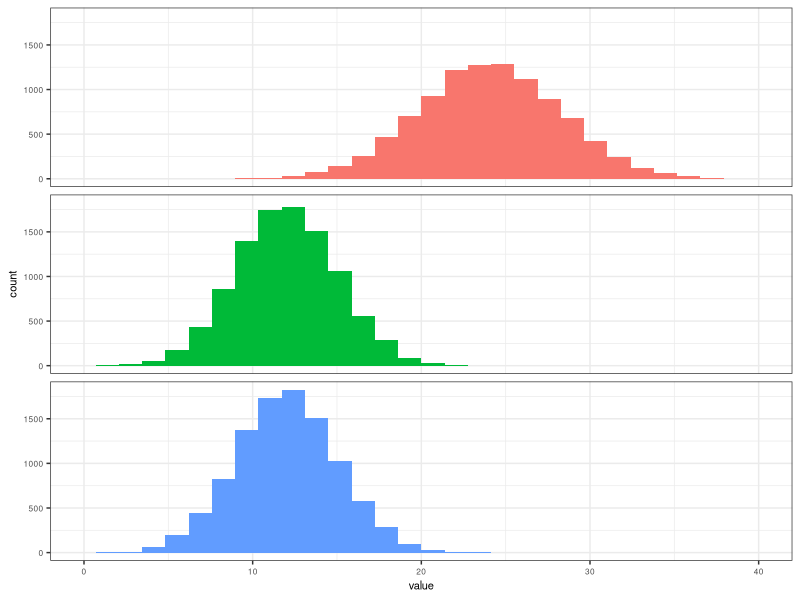
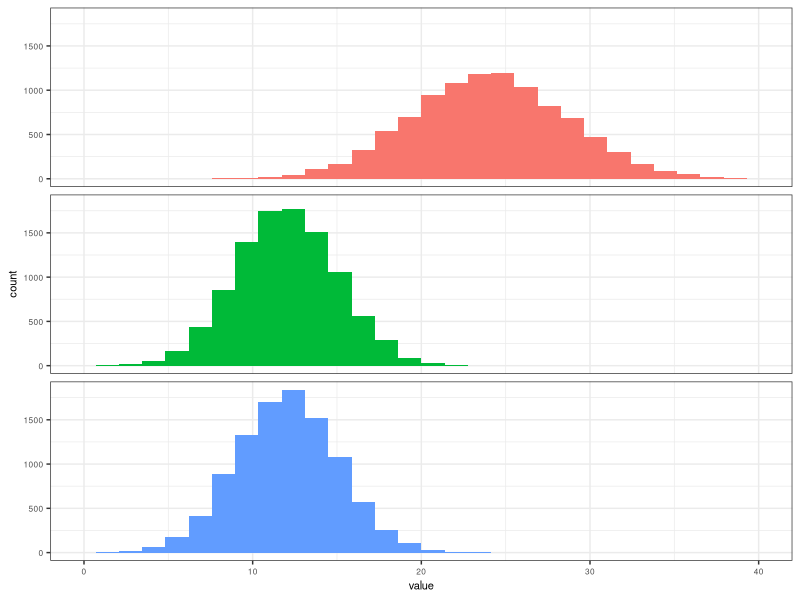
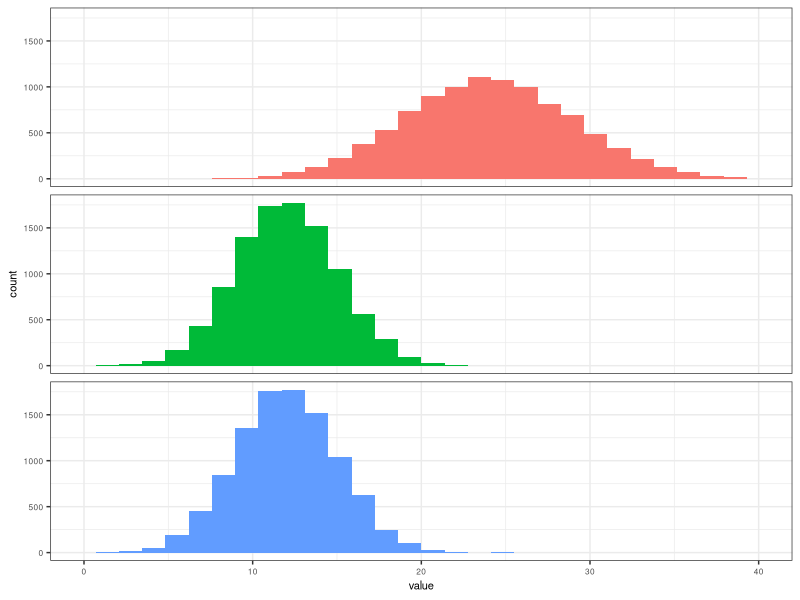
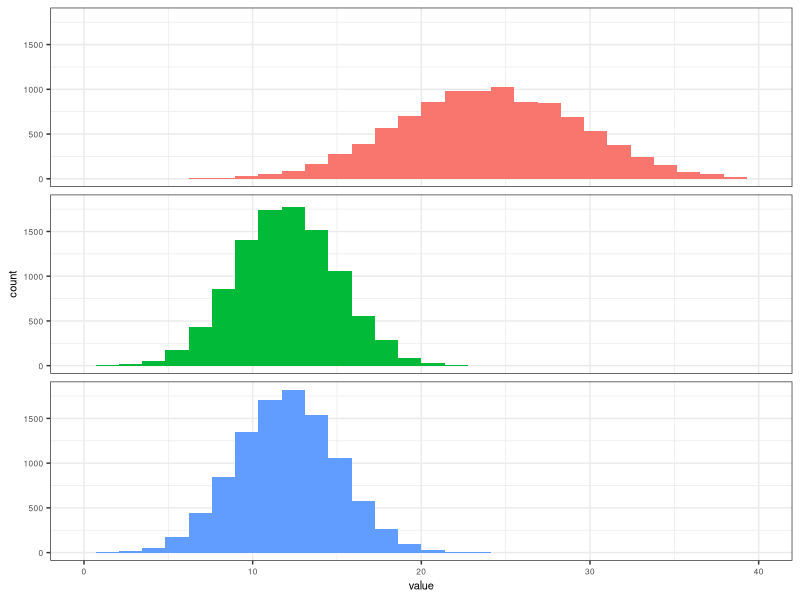
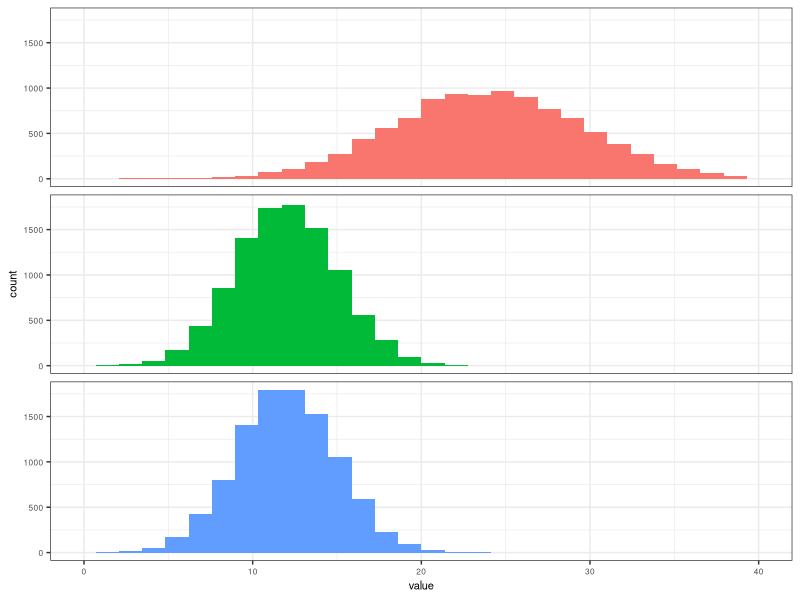
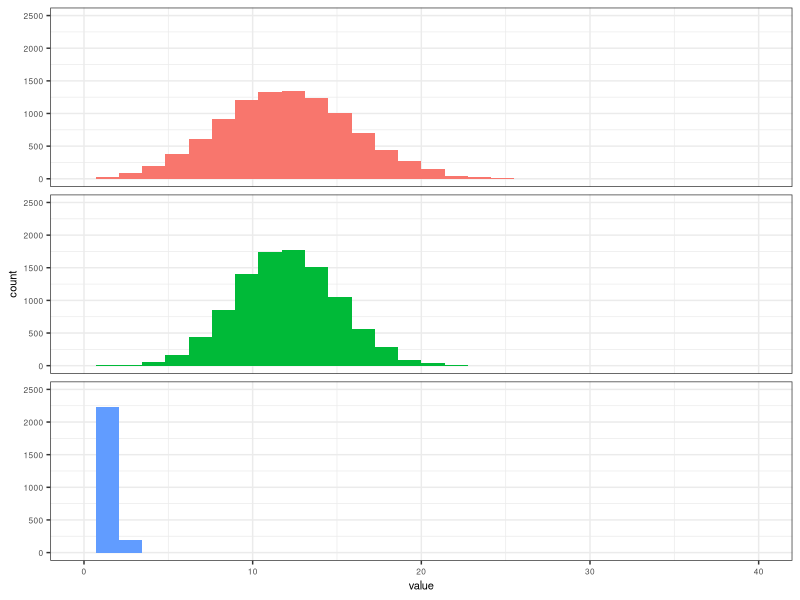

Generate these figures, in order, with R:
###############################################################################
# Demo 2 showing how the variance of the sum of two random variables
# responds to covariance between the two random variables. This is 
# demonstrated with simulated data.
#
# Variables are named to follow  y = x1 + x2 where all are random variables.
# Variable z is a precursor random variable used to create x2.
#
# September 2026
###############################################################################

library(tidyr)
library(dplyr)
library(ggplot2)
library(stringr)


###############################################################################
# set parameters
###############################################################################
N <- 10000    # size of x1 and x2 simulated vectors 

# parameters for normal distributions for freq. distributions of x1 and x2
x1_mean <- 10 
x1_stdev <- 2

x2_mean <- 12
x2_stdev <- 3

# correlation values to create range of covariance between x1 and x2 
corr_target_vals <- c(0.0, 0.2, 0.4, 0.6, 0.8, 1.0)



###############################################################################
#  create data frame with N rows and n columns (n=length(corr_target_vals) +1)
#  with structure:
#    col 1: values of random variable x1 
#    col 2: random variates x2 with corr_vals[1] correlation with x2
#    col 3: random variates x2 with corr_vals[2] correlation with x2
#    col 4: random variates x2 with corr_vals[3] correlation with x2
#    .....
#    col n: random variates x2 with corr_vals[n] correlation with x2
###############################################################################

# first make data frame of same dimensions [N, n] with columns of independent
# standard normal random variates. Col 1 is std normal version of x1.
# Cols 2:n are all instances of z, the precursor to x2, which is also 
# standard normal.
nrows <- N
ncols <- length(corr_target_vals) + 1
data1 <- as.data.frame(matrix(rnorm(nrows*ncols), nrow=nrows, ncol=ncols))

# Transform the z columns to standard normal versions of x2 with specified
# correlation with x1
data2 <- data1
for (icol in seq(2,ncols)) {
 target_corr <- corr_target_vals[icol - 1]
 data2[,icol] <- data2[,1]*target_corr + sqrt(1 - target_corr^2) * data2[,icol]
}

# Scale col 1 using x1 parameters, cols 2:n using x2 parameters
data3 <- data2 
data3[,1] <- x1_mean + data2[,1]*x1_stdev
for (icol in seq(2:ncols)) {
  data3[,icol] <- x2_mean + data2[,icol] * x2_stdev
}

# create meaningful column names
df_names <- character(ncols)
df_names[1] <- "x1"
for (icol in seq(2,ncols)) {
 icorr <- corr_target_vals[icol - 1]
 corr_str <- sprintf("%.1f", icorr)
 suffix <- str_remove(corr_str, "\\.")
 x2name <- str_c("x2", suffix, sep="_")
 df_names[icol] <- x2name 
}
names(data3) <- df_names  


###############################################################################
#  get x1-x2 correlations
###############################################################################
corr_vals <- cor(data3[,1], data3[,2:7], use = "pairwise.complete.obs")



###############################################################################
# calc x1+x2 sums, population variances, covariances
# covariance(x,y) = correlation(x,y) / (stdev(x) * stdev(y))
###############################################################################
for (icol in seq(2,ncols)) {
  colname <- str_c("sum_",names(data3)[icol])
  data3[[colname]] <- data3[,1] + data3[,icol]
}
col_vars <- sapply(data3, var)
cov_vals <- corr_vals * sqrt(col_vars[2:ncols] * col_vars[1])



###############################################################################
#  graph panels - x1-x2 xy scatter plot, freq. histograms of x1, x2, x1+x2 
###############################################################################
# make tidy
data_tidy <- data3 |>
  pivot_longer(cols=everything(), cols_vary="slowest", names_to="variable",
               values_to="value") |>
  mutate(target_correlation = ifelse(str_detect(variable, "_"),
                                     as.numeric(str_extract(variable,"[^_]+$"))/10,
                                     9999),
         data_category = case_when(
           str_detect(variable,"x1") ~ "x1",
           str_detect(variable,"sum") ~ "sum",
           str_detect(variable,"x2") ~ "x2"
         ))

# loop through correlation levels
for (icorr in corr_target_vals) {
  # filter for records with icorr correlation or 9999 which are x1 records
  data_filt <- data_tidy |> filter(target_correlation == icorr |
                                   target_correlation == 9999.0)
  
  # make 3 stacked graph panels for freq. histograms of x1, x2, x1+x2
  p3 <- ggplot(data = data_filt, mapping = aes(x=value, fill=data_category)) +
    geom_histogram() +
    facet_wrap(vars(data_category), ncol=1) +
    theme_bw() +
    theme(
      legend.position = "none",
      axis.text = element_text(size=6),
      axis.title = element_text(size=8),
      strip.text = element_blank()
    ) +
    scale_x_continuous(limits=c(0,40))
  
  filename <- str_c("output_graphs/demo2_",sprintf("%.1f", icorr),".png")
  ggsave(file=filename, width=2.5, height=2, units="in")
  
  # make separte set of graphs with centering (0 x value) on means
  
  
}
